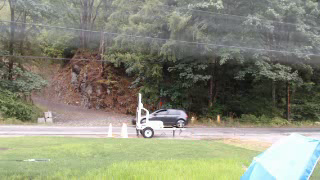
#> input picture frame 14 of cars-and-trucks/08-17-2021 13:06:31.mp4, 320 x 180 px, given in place of the camera
$ jupyter execute car-detect-simple.ipynb   (shell and % lines are left out)
#> lines starting #> are read from the running program, lines starting #| are printed output that depends on the picture
[cell 1]
from datetime import datetime
import os
import cv2
path = 'cars-and-trucks/'

[cell 2]
def get_filename():
    now = datetime.now()
    time_stamp = now.strftime("%m-%d-%Y %H:%M:%S")
    file_name = time_stamp + '.mp4'
    return (os.path.join(path, file_name))

[cell 3]
def look_for_cars():
    cap = cv2.VideoCapture(0)
    if not cap.isOpened():
            print('Error - could not get the camera opened')
    cap.set(cv2.CAP_PROP_FRAME_WIDTH, 320) # supported 160x90 or 320x180
    cap.set(cv2.CAP_PROP_FRAME_HEIGHT, 180)
    # for some reason this takes forever to start up now.
    car_cascade = cv2.CascadeClassifier('cars.xml')
    width = int(cap.get(cv2.CAP_PROP_FRAME_WIDTH))
    height = int(cap.get(cv2.CAP_PROP_FRAME_HEIGHT))
    recording = False
    frames_with_cars = 0
    frames_since_recording = 0
    finished = False
    while not finished:
        # reads frame from a video
        ret, frame = cap.read() # does every frame get sent to the file?
#> frame is the input picture: shape (180, 320, 3); mean B, G, R 119.8, 138.3, 136.5
        if ret: # if you received a frame, then proceed
            if recording:
                frames_since_recording += 1
            if not recording:
                cv2.imshow('Car Detection', frame)
            # convert to gray scale of each frame before doing the cascade
            gray = cv2.cvtColor(frame, cv2.COLOR_BGR2GRAY)
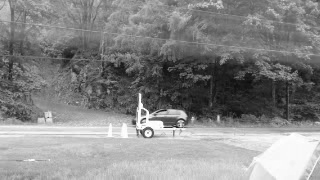
#> gray: shape (180, 320); min 11, max 255, mean 135.6
            # Detects cars of different sizes in the input image
            cars = car_cascade.detectMultiScale(gray, 1.1, 2)
#> cars = ()
            # Draw a rectangle of each car in the frame
            for (x,y,w,h) in cars:
                cv2.rectangle(gray,(x,y),(x+w,y+h),(0,0,255),2)
                # Display frame in a window
                cv2.imshow('Car Detection', gray)
                frames_with_cars += 1
                if not recording:
                    video_file = get_filename()
                    print('Starting to record to file: ',video_file)
                    writer = cv2.VideoWriter(video_file,
                                     cv2.VideoWriter_fourcc(*'mp4v'),
                                     30, (width, height))
                    recording = True
#> this loop made 0 passes
#> after the loop, frames_with_cars = 0; recording = False
            if recording:
                writer.write(frame)
            # If you have at least 60 frames since you first detected a car
            finished = (frames_since_recording - frames_with_cars > 30)
#> finished = False
        if cv2.waitKey(1) == 27:
#> (key Esc is pressed here)
            finished = True
            break
    cap.release()
    if recording:
        writer.release()
    cv2.destroyAllWindows()
    print('frames_with_cars: ',frames_with_cars)
#| frames_with_cars:  0
    print('frames_since_recording started: ', frames_since_recording)
    return(finished)


$ run again, starting later in the video
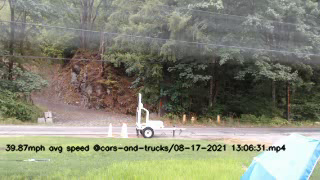
#> input picture frame 63 of cars-and-trucks/08-17-2021 13:06:31.mp4, 320 x 180 px, given in place of the camera
#> in look_for_cars, frame is the input picture: shape (180, 320, 3); mean B, G, R 117.3, 135.6, 134
#> in look_for_cars, `gray = cv2.cvtColor(frame, cv2.COLOR_BGR2GRAY)`:
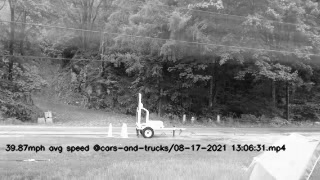
#> gray: shape (180, 320); min 3, max 255, mean 133
#> cars = [[250, 122, 43, 43]]
#> the loop in look_for_cars, `for (x,y,w,h) in cars:` made 1 pass
#> (x, y, w, h, frames_with_cars, time_stamp in get_filename, video_file, recording) on pass 1: (250, 122, 43, 43, 1, '11-21-2026 05:34:22', 'cars-and-trucks/11-21-2026 05:34:22.mp4', True)
#> (printed output is left out)
#> pass 1, in look_for_cars, `cv2.imshow('Car Detection', gray)`:
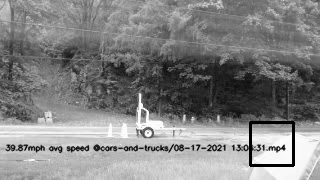
#> window 'Car Detection': shape (180, 320); min 0, max 255, mean 131.3
#> after the loop in look_for_cars, `for (x,y,w,h) in cars:`: frames_with_cars = 1; recording = True
#> finished = False
#| frames_with_cars:  1

$ run again, starting later in the video
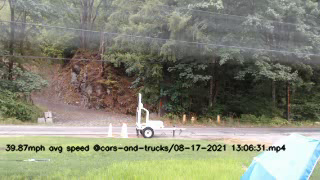
#> input picture frame 112 of cars-and-trucks/08-17-2021 13:06:31.mp4, 320 x 180 px, given in place of the camera
#> in look_for_cars, frame is the input picture: shape (180, 320, 3); mean B, G, R 117.3, 135.6, 134
#> in look_for_cars, `gray = cv2.cvtColor(frame, cv2.COLOR_BGR2GRAY)`:
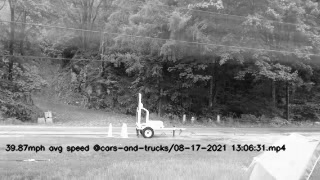
#> gray: shape (180, 320); min 3, max 255, mean 133
#> cars = [[250, 122, 43, 43]]
#> the loop in look_for_cars, `for (x,y,w,h) in cars:` made 1 pass
#> (x, y, w, h, frames_with_cars, time_stamp in get_filename, video_file, recording) on pass 1: (250, 122, 43, 43, 1, '11-21-2026 05:34:26', 'cars-and-trucks/11-21-2026 05:34:26.mp4', True)
#> (printed output is left out)
#> pass 1, in look_for_cars, `cv2.imshow('Car Detection', gray)`:
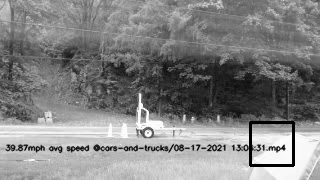
#> window 'Car Detection': shape (180, 320); min 0, max 255, mean 131.3
#> after the loop in look_for_cars, `for (x,y,w,h) in cars:`: frames_with_cars = 1; recording = True
#> finished = False
#| frames_with_cars:  1
